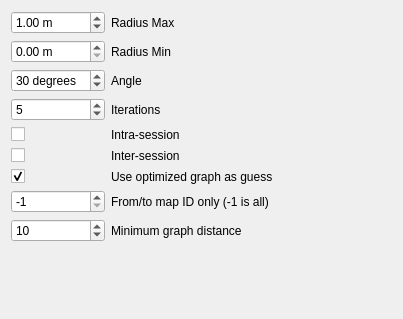
       <widget class="QWidget" name="page_5">
        <property name="geometry">
         <rect>
          <x>0</x>
          <y>-175</y>
          <width>403</width>
          <height>319</height>
         </rect>
        </property>
        <attribute name="label">
         <string>Detect more loop closures</string>
        </attribute>
        <layout class="QGridLayout" name="gridLayout_10" columnstretch="0,1">
         <item row="2" column="1">
          <widget class="QLabel" name="label_30">
           <property name="text">
            <string>Angle</string>
           </property>
          </widget>
         </item>
         <item row="5" column="1">
          <widget class="QLabel" name="label_34">
           <property name="text">
            <string>Inter-session</string>
           </property>
          </widget>
         </item>
         <item row="5" column="0">
          <widget class="QCheckBox" name="checkBox_detectMore_interSession">
           <property name="text">
            <string/>
           </property>
          </widget>
         </item>
         <item row="0" column="1">
          <widget class="QLabel" name="label_29">
           <property name="text">
            <string>Radius Max</string>
           </property>
          </widget>
         </item>
         <item row="4" column="1">
          <widget class="QLabel" name="label_32">
           <property name="text">
            <string>Intra-session</string>
           </property>
          </widget>
         </item>
         <item row="9" column="0">
          <spacer name="verticalSpacer_5">
           <property name="orientation">
            <enum>Qt::Vertical</enum>
           </property>
           <property name="sizeHint" stdset="0">
            <size>
             <width>20</width>
             <height>40</height>
            </size>
           </property>
          </spacer>
         </item>
         <item row="2" column="0">
          <widget class="QDoubleSpinBox" name="doubleSpinBox_detectMore_angle">
           <property name="suffix">
            <string> degrees</string>
           </property>
           <property name="decimals">
            <number>0</number>
           </property>
           <property name="maximum">
            <double>180.000000000000000</double>
           </property>
           <property name="singleStep">
            <double>1.000000000000000</double>
           </property>
           <property name="value">
            <double>30.000000000000000</double>
           </property>
          </widget>
         </item>
         <item row="1" column="1">
          <widget class="QLabel" name="label_36">
           <property name="text">
            <string>Radius Min</string>
           </property>
          </widget>
         </item>
         <item row="3" column="0">
          <widget class="QSpinBox" name="spinBox_detectMore_iterations">
           <property name="minimum">
            <number>1</number>
           </property>
           <property name="maximum">
            <number>100</number>
           </property>
           <property name="value">
            <number>5</number>
           </property>
          </widget>
         </item>
         <item row="7" column="1">
          <widget class="QLabel" name="label_38">
           <property name="text">
            <string>From/to map ID only (-1 is all)</string>
           </property>
          </widget>
         </item>
         <item row="3" column="1">
          <widget class="QLabel" name="label_31">
           <property name="text">
            <string>Iterations</string>
           </property>
          </widget>
         </item>
         <item row="6" column="0">
          <widget class="QCheckBox" name="checkBox_opt_graph_as_guess">
           <property name="text">
            <string/>
           </property>
           <property name="checked">
            <bool>true</bool>
           </property>
          </widget>
         </item>
         <item row="4" column="0">
          <widget class="QCheckBox" name="checkBox_detectMore_intraSession">
           <property name="text">
            <string/>
           </property>
          </widget>
         </item>
         <item row="1" column="0">
          <widget class="QDoubleSpinBox" name="doubleSpinBox_detectMore_radiusMin">
           <property name="suffix">
            <string> m</string>
           </property>
           <property name="decimals">
            <number>2</number>
           </property>
           <property name="maximum">
            <double>10.000000000000000</double>
           </property>
           <property name="singleStep">
            <double>0.100000000000000</double>
           </property>
           <property name="value">
            <double>0.000000000000000</double>
           </property>
          </widget>
         </item>
         <item row="6" column="1">
          <widget class="QLabel" name="label_37">
           <property name="text">
            <string>Use optimized graph as guess</string>
           </property>
           <property name="wordWrap">
            <bool>true</bool>
           </property>
          </widget>
         </item>
         <item row="0" column="0">
          <widget class="QDoubleSpinBox" name="doubleSpinBox_detectMore_radius">
           <property name="suffix">
            <string> m</string>
           </property>
           <property name="decimals">
            <number>2</number>
           </property>
           <property name="maximum">
            <double>10.000000000000000</double>
           </property>
           <property name="singleStep">
            <double>0.100000000000000</double>
           </property>
           <property name="value">
            <double>1.000000000000000</double>
           </property>
          </widget>
         </item>
         <item row="7" column="0">
          <widget class="QSpinBox" name="spinBox_fromToMapId">
           <property name="minimum">
            <number>-1</number>
           </property>
           <property name="maximum">
            <number>9999</number>
           </property>
           <property name="value">
            <number>-1</number>
           </property>
          </widget>
         </item>
         <item row="8" column="1">
          <widget class="QLabel" name="label_40">
           <property name="text">
            <string>Minimum graph distance</string>
           </property>
          </widget>
         </item>
         <item row="8" column="0">
          <widget class="QSpinBox" name="spinBox_minGraphDistance">
           <property name="minimum">
            <number>1</number>
           </property>
           <property name="maximum">
            <number>9999</number>
           </property>
           <property name="value">
            <number>10</number>
           </property>
          </widget>
         </item>
        </layout>
       </widget>
